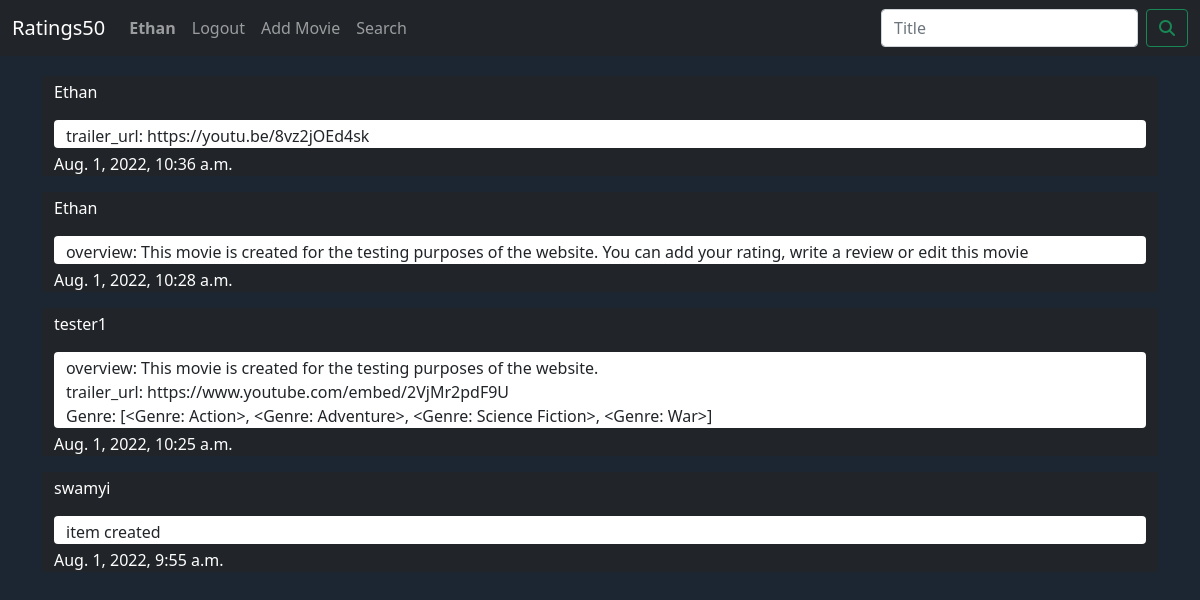
Page /ratings50/editlog/15 (signed in) on the committed database.
### ratings50/models.py (models this page shows, shortened)
class User(AbstractUser):
    pass

class EditLog(models.Model):
    movie = models.ForeignKey(Movie, on_delete=models.CASCADE)
    user = models.ForeignKey(User, on_delete=models.PROTECT)
    changes = models.CharField(max_length=700)
    date = models.DateTimeField(auto_now_add=True)

### ratings50/views.py (the view)
# urls.py: path('editlog/<int:movie_id>', views.editlog, name="editlog"),
def editlog(request, movie_id):
    movie = Movie.objects.get(id=movie_id)
    editlog = EditLog.objects.filter(movie=movie).order_by('-date')
    return render(request, "ratings50/editlog.html", {"editlog": editlog, "title": movie.title})

### ratings50/templates/ratings50/editlog.html (shortened to what this page needs)
{% extends 'ratings50/layout.html' %}
{% block body %}
    <div class="editlog-body">
        <div class="container pt-2 my-2">
            {% for edit in editlog %}
                <div class="container bg-dark text-white pt-1 my-1 edit-container">
                    <p>{{ edit.user.username }}</p>
                    <p id="changes" class="container bg-white text-dark pt-1 my-1 rounded">{{ edit.changes }}</p>
                    <p>{{ edit.date }}</p>
                </div>
            {% endfor %}
        </div>
    </div>
{% endblock %}

### ratings50/templates/ratings50/layout.html (shortened to what this page needs)
{% load static %}
<!DOCTYPE html>
<html lang="en">
    <head>
        <link href="https://cdn.jsdelivr.net/npm/bootstrap@5.1.3/dist/css/bootstrap.min.css" rel="stylesheet">
        <link href="{% static 'ratings50/style.css' %}" rel="stylesheet">
    </head>
    <body class="page-body">
          <nav class="navbar navbar-expand-lg navbar-dark bg-dark">
            <div class="container-fluid">
              <a class="navbar-brand" href="{% url 'index' %}">Ratings50</a>
              <div class="collapse navbar-collapse" id="navbarSupportedContent">
                <ul class="navbar-nav me-auto mb-2 mb-lg-0">
                  {% if user.is_authenticated %}
                    <li class="nav-item">
                      <a class="nav-link" id="self-profile" data-username="{{ user.username }}"><strong>{{ user.username }}</strong></a>
                    </li>
                    <li class="nav-item">
                      <a class="nav-link" href="{% url 'logout' %}">Logout</a>
                    </li>
                    <li class="nav-item">
                      <a class="nav-link" href="{% url 'new' %}">Add Movie</a>
                    </li>
                  {% endif %}
                      <li class="nav-item">
                        <a class="nav-link" href="{% url 'search' %}">Search</a>
                      </li>
                </ul>
                <form class="d-flex" action="{% url 'search' %}" method="post">
                  <input name="title" class="form-control me-2" type="search" placeholder="Title" aria-label="Search">
                  <button class="btn btn-outline-success" type="submit">
                    <i class="fa-solid fa-magnifying-glass"></i>
                  </button>
                </form>
              </div>
            </div>
          </nav>
          {% block body %}
          {% endblock %}
    </body>
</html>

### ratings50/static/ratings50/style.css (style rules this page uses)
.page-body { background-color: #1b2632; }

### rows in the picture
User: username "Ethan"
EditLog: user.username "Ethan", changes "trailer_url: https://youtu.be/8vz2jOEd4sk", date "Aug. 1, 2022, 10:36 a.m."
EditLog: user.username "Ethan", changes "overview: This movie is created for the testing purposes of the website. You can add your rating, write a review or edit this movie", date "Aug. 1, 2022, 10:28 a.m."
EditLog: user.username "tester1", changes "overview: This movie is created for the testing purposes of the website.", date "Aug. 1, 2022, 10:25 a.m."
EditLog: user.username "swamyi", changes "item created", date "Aug. 1, 2022, 9:55 a.m."
